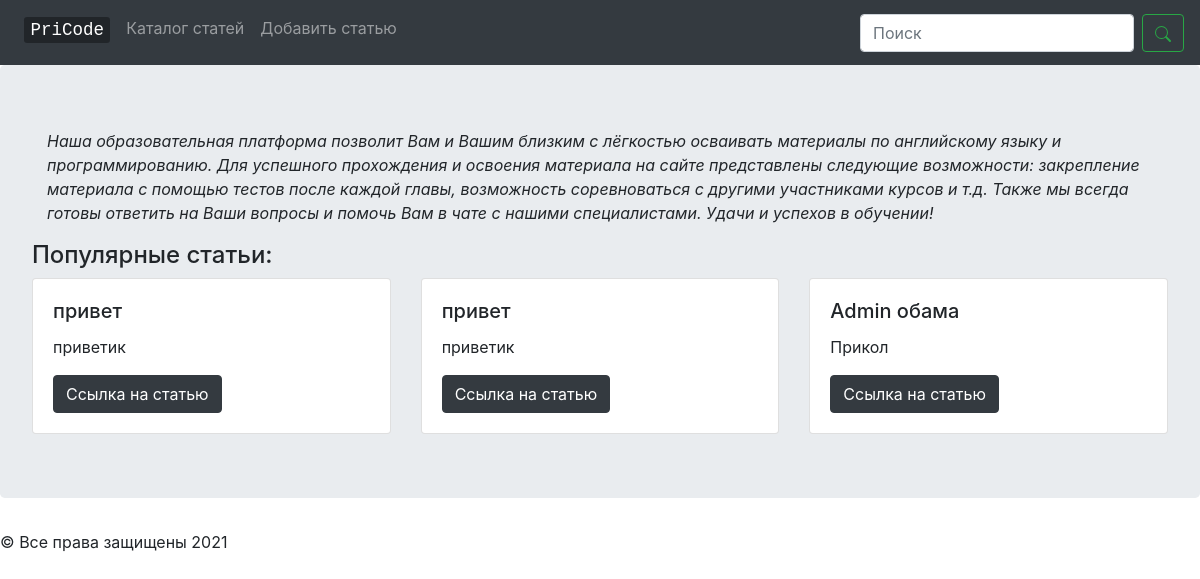
Before: / with the older database file.
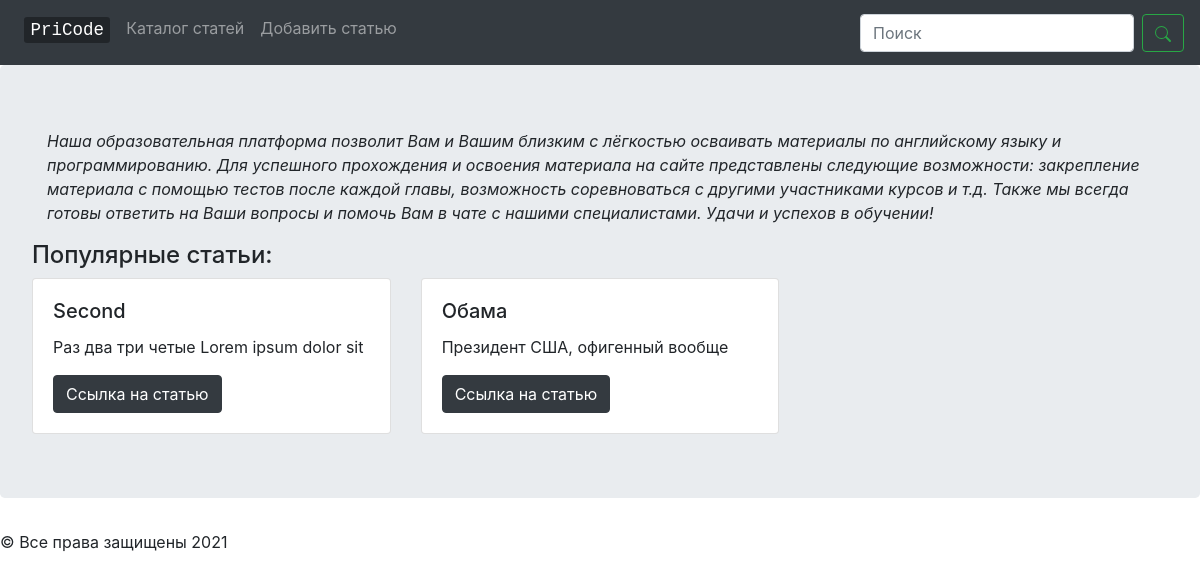
After: the same page with the newer database file.
### courses/models.py (models this page shows)
class Article(models.Model):
    article_title = models.TextField(default='')
    article_text = models.TextField(default='')

### courses/views.py (the view)
# urls.py: path('', views.home_page, name='home'),
def home_page(request):
    maxlen = 40  # Длина обрезанной статьи
    num_of_articles = 3  # Кол-во статей на странице
    data = []
    for item in Article.objects.all().order_by('-id')[:num_of_articles]:
        if (len(item.article_text) > maxlen):
            data.append(HomeData(
                article_title=item.article_title,
                article_text=item.article_text[:maxlen],
                article_id=item.id))
        else:
            data.append(HomeData(
                article_title=item.article_title,
                article_text=item.article_text,
                article_id=item.id))
    return render(request, 'courses/home.html', {'articles': data})

### courses/templates/courses/home.html (shortened to what this page needs)
{% extends "courses/_Layout.html" %}
{% block content %}
<div class="jumbotron">
  <div class="container">
    <p class="font-italic">Наша образовательная платформа позволит Вам и Вашим близким с лёгкостью осваивать
      материалы по английскому языку и программированию. Для успешного прохождения и освоения материала на
      сайте представлены следующие возможности: закрепление материала с помощью тестов после каждой главы,
      возможность соревноваться с другими участниками курсов и т.д.
      Также мы всегда готовы ответить на Ваши вопросы и помочь Вам в чате с нашими специалистами. Удачи и успехов в
      обучении!</p>
  </div>
  <h4>Популярные статьи:</h4>
  <div class="row">
    {% for item in articles %}
    <div class="col-sm-4">
      <div class="card">
        <div class="card-body">
          <h5 class="card-title">{{ item.article_title }}</h5>
          <p class="card-text">{{ item.article_text }}</p>
          <a href="/article/{{ item.article_id }}/" class="btn btn-dark">Ссылка на статью</a>
        </div>
      </div>
    </div>
    {% endfor %}
  </div>
</div>
{% endblock %}

Changed rows visible on the page:
removed Article: article_title "привет", article_text "приветик"
removed Article: article_title "привет", article_text "приветик"
removed Article: article_title "Admin обама", article_text "Прикол"
now on this page (row edited): Article: article_title "Second"
now on this page (row unchanged): Article: article_title "Обама", article_text "Президент США, офигенный вообще"
Other visible differences:
new list line: "Раз два три четые Lorem ipsum dolor sit Ссылка на статью"
new list line: "Ссылка на статью"
list line gone: "Ссылка на статью"
